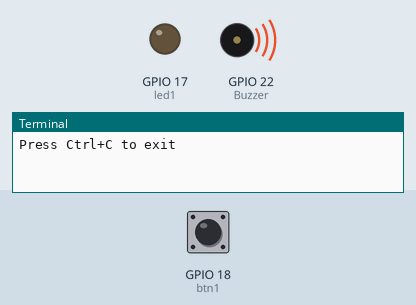
A program run on a simulated Raspberry Pi (BCM pin numbers). Parts: output pins drawn as LEDs (lit = HIGH), buzzer (waves = sounding, pin HIGH), the last lines printed to the terminal. Inputs (shaded band) come from the test bench; at power-on: GPIO 18 (btn1) HIGH. Parts the program declares active-low are drawn by pin level, so they are really on while drawn off.

Above: at 1.2 s.
1.3 s: GPIO 18 (btn1) pulled LOW for 0.15 s
At 1.37 s:
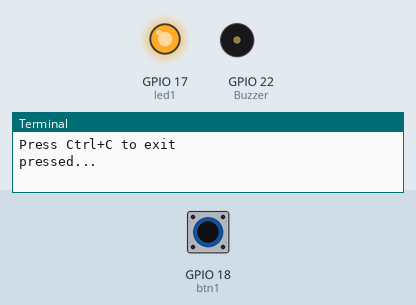
2.9 s: GPIO 18 (btn1) pulled LOW for 3.2 s
At 7.0 s:
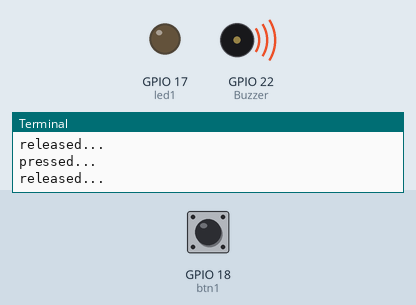
Timing chart, 0 to 8.5 s (numbered marks = the images above; inputs shaded):
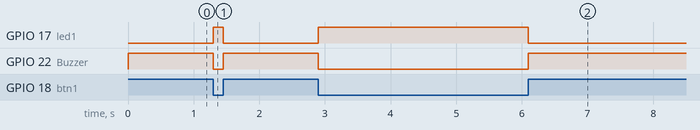

The program:

myBuzzer.py
```python
#!/usr/bin/env python3


# gits controlled a buzzer and LED with a button

# import libraries
from gpiozero import LED, Button, Buzzer
from time import sleep

# variables
led1 = LED (17)
btn1 = Button (18)
#my buzzer operates differently, it is activated (sounds) when low
#so based on https://gpiozero.readthedocs.io/en/stable/api_output.html#buzzer
bzz1 = Buzzer (22,False, False)

# setup
led1.off()
bzz1.off()

def myAlarm ():
    if btn1.is_active:
        print ("pressed...")
        bzz1.on()
        led1.on()
    else:
        print ("released...")
        bzz1.off()
        led1.off()

btn1.when_pressed = myAlarm
btn1.when_released = myAlarm

print ("Press Ctrl+C to exit")
while True:
    sleep(1)
```

Measured:
- after the input at 1.3 s, GPIO 17 (led1): LOW → HIGH at once, → LOW 0.15 s later; GPIO 22 (Buzzer): HIGH → LOW at once, → HIGH 0.15 s later
- after the input at 2.9 s, GPIO 17 (led1): LOW → HIGH at once, → LOW 3.2 s later; GPIO 22 (Buzzer): HIGH → LOW at once, → HIGH 3.2 s later
